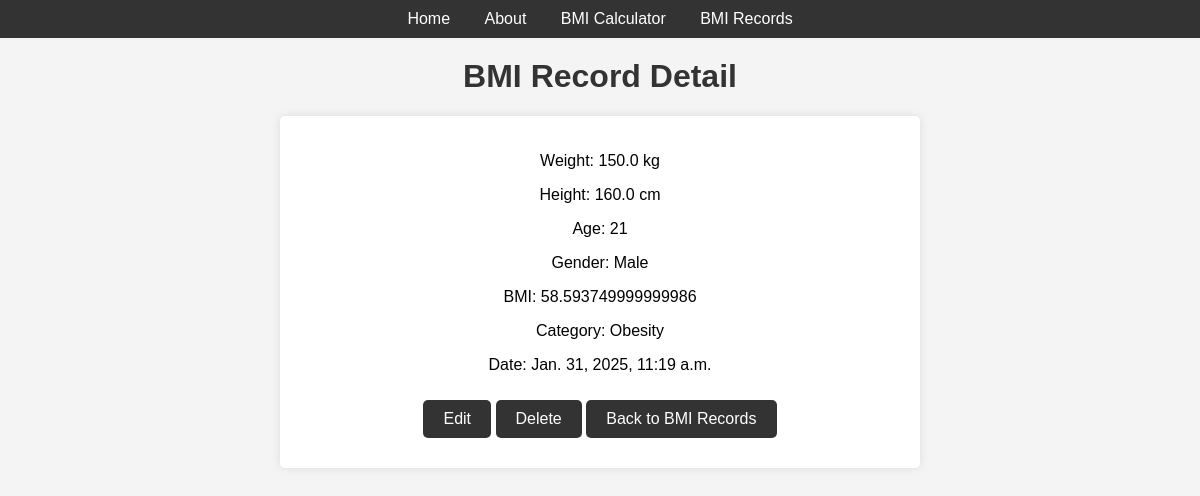
/bmi_records/18/, run on the app's committed database.
### App/models.py (models this page shows, shortened)
class BMIRecord(models.Model):
    GENDER_CHOICES = [
        ('M', 'Male'),
        ('F', 'Female'),
    ]
    weight = models.FloatField()
    height = models.FloatField()
    age = models.IntegerField(default=30)
    gender = models.CharField(max_length=1, choices=GENDER_CHOICES)
    bmi = models.FloatField()
    bmi_category = models.CharField(max_length=20, blank=True)
    date = models.DateTimeField(auto_now_add=True)

### App/views.py (the view)
# urls.py: path('bmi_records/<int:pk>/', BMIRecordDetailView.as_view(), name='bmi_detail'),
class BMIRecordDetailView(DetailView):
    model = BMIRecord
    context_object_name = 'bmi_record'
    template_name = 'apps/bmi_record_detail.html'

### App/templates/apps/bmi_record_detail.html
{% extends 'apps/base.html' %}
{% load static %}
{% block content %}
    <h1>BMI Record Detail</h1>
    <div class="record-detail">
        <p>Weight: {{ bmi_record.weight }} kg</p>
        <p>Height: {{ bmi_record.height }} cm</p>
        <p>Age: {{ bmi_record.age }}</p>
        <p>Gender: {{ bmi_record.get_gender_display }}</p>
        <p>BMI: {{ bmi_record.bmi }}</p>
        <p>Category: {{ bmi_record.bmi_category }}</p>
        <p>Date: {{ bmi_record.date }}</p>
        <a href="{% url 'bmi_update' bmi_record.pk %}" class="button">Edit</a>
        <a href="{% url 'bmi_delete' bmi_record.pk %}" class="button">Delete</a>
        <a href="{% url 'bmi_record_list' %}" class="button">Back to BMI Records</a>
    </div>
{% endblock content %}

### App/static/css/base.css (style rules this page uses)
body { font-family: Arial, sans-serif; background-color: #f4f4f4; margin: 0; padding: 0; }
h1 { color: #333; text-align: center; margin-top: 20px; }
a.button { display: inline-block; padding: 10px 20px; margin: 10px 0; background-color: #333; color: #fff; text-decoration: none; border-radius: 5px; }
.record-detail { background-color: #fff; padding: 20px; margin: 20px auto; border-radius: 5px; box-shadow: 0 0 10px rgba(0, 0, 0, 0.1); max-width: 600px; text-align: center; }

### data on the page
BMIRecord: weight "150.0", height "160.0", age "21", gender "Male", bmi "58.593749999999986", bmi_category "Obesity", date "Jan. 31, 2025, 11:19 a.m."
